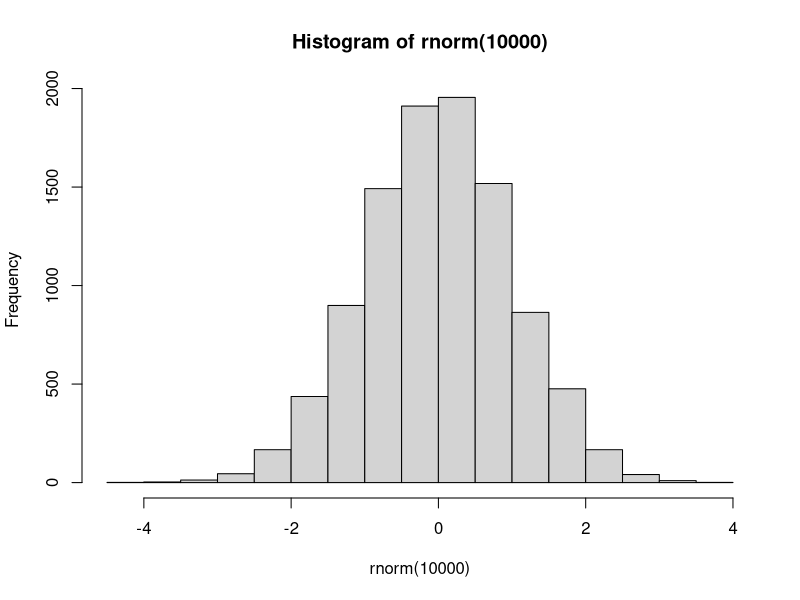

Write R code to recreate this figure. (Note: this script raises an error after producing the figure.)
hist(rnorm(10000))

1:100 # generate a range of integers between 1 and 100, including both

3 + 7
10 - 3
10 * 3
10 / 3
10 ^ 3
10 %% 3
10 %/% 3

# Functions
exp(3)
sqrt(3)
log(3)
log(3, 10)
log10(3)
log1p(2)
log2(10)
pi
abs(-10.2)
abs(3-9)


# Relational n logical Operators

!TRUE
1 == 2
1 %in% c(1,2,3)
'A' != 'A'
10 > 9 
10 < 9
10 >= 9
10 <= 9
10 == 9 | 10 > 9
10 == 10 & 10 > 9


# Assigning values to a variable using <- or ->
NUM <- 2023
2022 -> lastyear # works both ways
NUM

print(NUM)

(nextyear <- 2024)

# The equal symbol is only used inside functions
bs <- 2 + 8
log(10, base = bs) 


# ==== FUNCTIONS ==== #
x <- c(7,9,3,4,5,3,7,8)
sd(x) # Standard Deviation
sd
var # Variance

data("iris")
set.seed(123)
x <- rnorm(30, 2, 1)
y <- rnorm(30, 5, 3)*x/2
letter <- c("A", "B", "A", "A")

x |> round(2)
x %>% round(2)
mean(x)
median(x)
sd(x)
var(x)
quantile(x)
range(x) # Minimum and maximum values within a range
seq_along(x) # creates a sequence of integers between 1 and x
sum(x)
max(x)
min(x)
seq(0, 10, 2) # creates a sequence from A to B, with a step of C
seq(0, 10, length=25)
rep("Peru", 15)
paste0("Seventh", "Wonder")
sort(c("Z", "C", "G", "A"))
rev(c("Z", "C", "G", "A"))
unique(letter)
scale(x)
